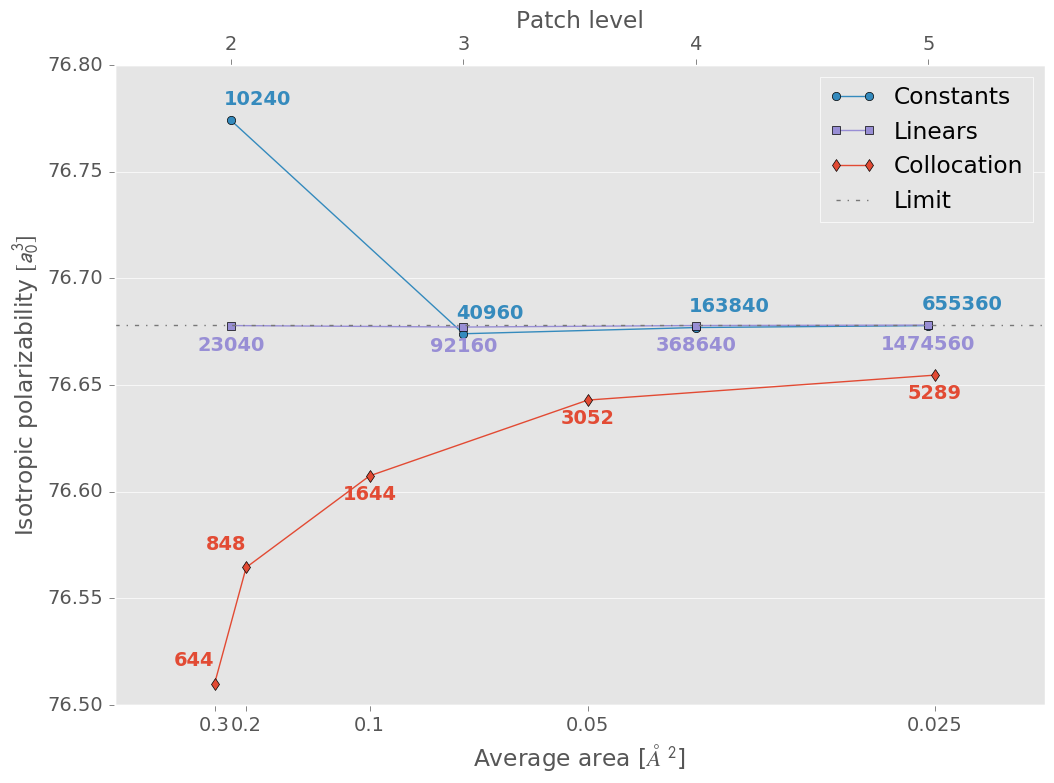

Reproduce this figure in Python.
#!/usr/bin/python2
# -*- python -*-
# -*- coding: utf-8 -*-
# vim:filetype=python:
# (c) Roberto Di Remigio  <[email redacted]>
# licensed under the GNU Lesser General Public License

import matplotlib as mpl
import matplotlib.pyplot as plt

import numpy as np

mpl.style.use('ggplot')
# The colors are from the ggplot style, consistent with grey background
ggplot = ['#E24A33', '#348ABD', '#988ED5', '#777777', '#FBC15E', '#8EBA42', '#FFB5B8']

params = {'text.usetex': False,
          'mathtext.fontset': 'stixsans',
          'font.size' : 14
         }
mpl.rcParams.update(params)

limit = 76.678052
# Get the data
fname = 'ief_convergence.dat'
data = np.loadtxt(fname, usecols=(0, 4))
ief_x = data[:, 0].astype(int)
ief_y = data[:, 1]

fname = 'pwc_convergence.dat'
data = np.loadtxt(fname, usecols=(0, 4))
pwc_x = data[:, 0].astype(int)
pwc_y = data[:, 1]

fname = 'pwl_convergence.dat'
data = np.loadtxt(fname, usecols=(0, 4))
pwl_x = data[:, 0].astype(int)
pwl_y = data[:, 1]

y_formatter = mpl.ticker.ScalarFormatter(useOffset=False)

fig, ax = plt.subplots(figsize=(12, 8))

ax.spines['right'].set_color('none')
ax.yaxis.set_ticks_position('left')

ax.tick_params(axis='x')
ax.tick_params(axis='y')

l3 = ax.plot(ief_x, ief_y, label=r'Collocation', lw=1, ls='-', marker='d', color=ggplot[0])
dof = [str(x) for x in ief_x]
coords = zip(ief_x, ief_y)
ax.annotate('{}'.format(dof[0]), xy=(coords[0]), xytext=(0, 10),  va='bottom', ha='right',  textcoords='offset points', color=ggplot[0], weight='demi')
ax.annotate('{}'.format(dof[1]), xy=(coords[1]), xytext=(0, 10),  va='bottom', ha='right',  textcoords='offset points', color=ggplot[0], weight='demi')
ax.annotate('{}'.format(dof[2]), xy=(coords[2]), xytext=(0, -20), va='bottom', ha='center', textcoords='offset points', color=ggplot[0], weight='demi')
ax.annotate('{}'.format(dof[3]), xy=(coords[3]), xytext=(0, -20), va='bottom', ha='center', textcoords='offset points', color=ggplot[0], weight='demi')
ax.annotate('{}'.format(dof[4]), xy=(coords[4]), xytext=(0, -20), va='bottom', ha='center', textcoords='offset points', color=ggplot[0], weight='demi')

ax.set_xlabel(r'Average area [$\AA^2$]')
labels = [r'0.3', r'0.2', r'0.1', r'0.05', r'0.025']
ax.set_xticks(ief_x)
ax.set_xticklabels(labels)
ax.tick_params(axis='x')

ax2 = ax.twiny()

wav_x = np.array([2, 3, 4, 5])
ax2.set_xticks(wav_x)
ax2.tick_params(axis='x')
ax2.set_xlim([1.5, 5.5])
l1 = ax2.plot(wav_x, pwc_y, label=r'Constants', lw=1, ls='-', marker='o', color=ggplot[1])
dof = [str(x) for x in pwc_x]
for i, lbl in enumerate(dof):
    ax2.annotate('{}'.format(lbl), xy=(wav_x[i], pwc_y[i]), xytext=(-5, 11), ha='left', textcoords='offset points', color=ggplot[1], weight='demi')

l2 = ax2.plot(wav_x, pwl_y, label=r'Linears', lw=1, ls='-', marker='s', color=ggplot[2])
dof = [str(x) for x in pwl_x]
for i, lbl in enumerate(dof):
    ax2.annotate('{}'.format(lbl), xy=(wav_x[i], pwl_y[i]), xytext=(0, -18), ha='center', textcoords='offset points', color=ggplot[2], weight='demi')

ax2.set_xlabel(r'Patch level')
labels = [r'2', r'3', r'4', r'5']
ax2.set_xticklabels(labels)

l4 = ax2.plot((1.5, 5.5), (limit, limit), label='Limit', ls='-.', color=ggplot[3])

ax.yaxis.set_major_formatter(y_formatter)
ax.grid(False)
ax2.grid(False)
ax.yaxis.grid(True)
ax.set_ylabel(r'Isotropic polarizability $[a_0^3]$')

lines = l1 + l2 + l3 + l4
labels = [l.get_label() for l in lines]
legend = ax.legend(lines, labels)

fig.savefig('alpha_convergence.png', transparent=False, bbox_inches='tight')

# vim:et:ts=4:sw=4
